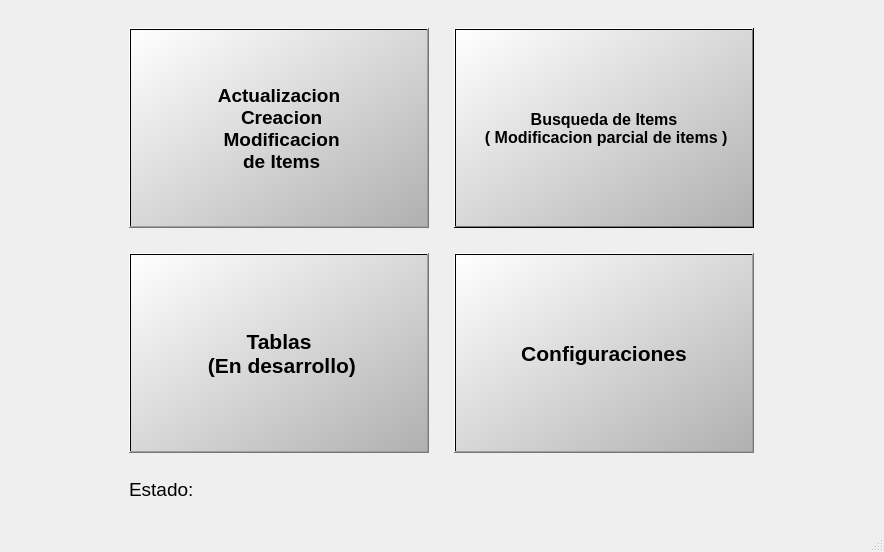
<?xml version="1.0" encoding="UTF-8"?>
<ui version="4.0">
 <class>MainWindow</class>
 <widget class="QMainWindow" name="MainWindow">
  <property name="geometry">
   <rect>
    <x>0</x>
    <y>0</y>
    <width>884</width>
    <height>552</height>
   </rect>
  </property>
  <property name="windowTitle">
   <string>MainWindow</string>
  </property>
  <property name="layoutDirection">
   <enum>Qt::LeftToRight</enum>
  </property>
  <widget class="QWidget" name="centralwidget">
   <layout class="QGridLayout" name="gridLayout">
    <item row="1" column="0">
     <layout class="QGridLayout" name="gridLayout_MenuPrincipa">
      <property name="sizeConstraint">
       <enum>QLayout::SetDefaultConstraint</enum>
      </property>
      <property name="spacing">
       <number>25</number>
      </property>
      <item row="1" column="0">
       <widget class="QPushButton" name="Boton_Tablas">
        <property name="sizePolicy">
         <sizepolicy hsizetype="Minimum" vsizetype="Maximum">
          <horstretch>0</horstretch>
          <verstretch>0</verstretch>
         </sizepolicy>
        </property>
        <property name="maximumSize">
         <size>
          <width>300</width>
          <height>200</height>
         </size>
        </property>
        <property name="palette">
         <palette>
          <active>
           <colorrole role="Button">
            <brush brushstyle="LinearGradientPattern">
             <gradient startx="1.000000000000000" starty="1.000000000000000" endx="0.000000000000000" endy="0.000000000000000" type="LinearGradient" spread="PadSpread" coordinatemode="ObjectBoundingMode">
              <gradientstop position="0.000000000000000">
               <color alpha="255">
                <red>176</red>
                <green>176</green>
                <blue>176</blue>
               </color>
              </gradientstop>
              <gradientstop position="1.000000000000000">
               <color alpha="255">
                <red>255</red>
                <green>255</green>
                <blue>255</blue>
               </color>
              </gradientstop>
             </gradient>
            </brush>
           </colorrole>
           <colorrole role="Base">
            <brush brushstyle="LinearGradientPattern">
             <gradient startx="1.000000000000000" starty="1.000000000000000" endx="0.000000000000000" endy="0.000000000000000" type="LinearGradient" spread="PadSpread" coordinatemode="ObjectBoundingMode">
              <gradientstop position="0.000000000000000">
               <color alpha="255">
                <red>176</red>
                <green>176</green>
                <blue>176</blue>
               </color>
              </gradientstop>
              <gradientstop position="1.000000000000000">
               <color alpha="255">
                <red>255</red>
                <green>255</green>
                <blue>255</blue>
               </color>
              </gradientstop>
             </gradient>
            </brush>
           </colorrole>
           <colorrole role="Window">
            <brush brushstyle="LinearGradientPattern">
             <gradient startx="1.000000000000000" starty="1.000000000000000" endx="0.000000000000000" endy="0.000000000000000" type="LinearGradient" spread="PadSpread" coordinatemode="ObjectBoundingMode">
              <gradientstop position="0.000000000000000">
               <color alpha="255">
                <red>176</red>
                <green>176</green>
                <blue>176</blue>
               </color>
              </gradientstop>
              <gradientstop position="1.000000000000000">
               <color alpha="255">
                <red>255</red>
                <green>255</green>
                <blue>255</blue>
               </color>
              </gradientstop>
             </gradient>
            </brush>
           </colorrole>
          </active>
          <inactive>
           <colorrole role="Button">
            <brush brushstyle="LinearGradientPattern">
             <gradient startx="1.000000000000000" starty="1.000000000000000" endx="0.000000000000000" endy="0.000000000000000" type="LinearGradient" spread="PadSpread" coordinatemode="ObjectBoundingMode">
              <gradientstop position="0.000000000000000">
               <color alpha="255">
                <red>176</red>
                <green>176</green>
                <blue>176</blue>
               </color>
              </gradientstop>
              <gradientstop position="1.000000000000000">
               <color alpha="255">
                <red>255</red>
                <green>255</green>
                <blue>255</blue>
               </color>
              </gradientstop>
             </gradient>
            </brush>
           </colorrole>
           <colorrole role="Base">
            <brush brushstyle="LinearGradientPattern">
             <gradient startx="1.000000000000000" starty="1.000000000000000" endx="0.000000000000000" endy="0.000000000000000" type="LinearGradient" spread="PadSpread" coordinatemode="ObjectBoundingMode">
              <gradientstop position="0.000000000000000">
               <color alpha="255">
                <red>176</red>
                <green>176</green>
                <blue>176</blue>
               </color>
              </gradientstop>
              <gradientstop position="1.000000000000000">
               <color alpha="255">
                <red>255</red>
                <green>255</green>
                <blue>255</blue>
               </color>
              </gradientstop>
             </gradient>
            </brush>
           </colorrole>
           <colorrole role="Window">
            <brush brushstyle="LinearGradientPattern">
             <gradient startx="1.000000000000000" starty="1.000000000000000" endx="0.000000000000000" endy="0.000000000000000" type="LinearGradient" spread="PadSpread" coordinatemode="ObjectBoundingMode">
              <gradientstop position="0.000000000000000">
               <color alpha="255">
                <red>176</red>
                <green>176</green>
                <blue>176</blue>
               </color>
              </gradientstop>
              <gradientstop position="1.000000000000000">
               <color alpha="255">
                <red>255</red>
                <green>255</green>
                <blue>255</blue>
               </color>
              </gradientstop>
             </gradient>
            </brush>
           </colorrole>
          </inactive>
          <disabled>
           <colorrole role="Button">
            <brush brushstyle="LinearGradientPattern">
             <gradient startx="1.000000000000000" starty="1.000000000000000" endx="0.000000000000000" endy="0.000000000000000" type="LinearGradient" spread="PadSpread" coordinatemode="ObjectBoundingMode">
              <gradientstop position="0.000000000000000">
               <color alpha="255">
                <red>176</red>
                <green>176</green>
                <blue>176</blue>
               </color>
              </gradientstop>
              <gradientstop position="1.000000000000000">
               <color alpha="255">
                <red>255</red>
                <green>255</green>
                <blue>255</blue>
               </color>
              </gradientstop>
             </gradient>
            </brush>
           </colorrole>
           <colorrole role="Base">
            <brush brushstyle="LinearGradientPattern">
             <gradient startx="1.000000000000000" starty="1.000000000000000" endx="0.000000000000000" endy="0.000000000000000" type="LinearGradient" spread="PadSpread" coordinatemode="ObjectBoundingMode">
              <gradientstop position="0.000000000000000">
               <color alpha="255">
                <red>176</red>
                <green>176</green>
                <blue>176</blue>
               </color>
              </gradientstop>
              <gradientstop position="1.000000000000000">
               <color alpha="255">
                <red>255</red>
                <green>255</green>
                <blue>255</blue>
               </color>
              </gradientstop>
             </gradient>
            </brush>
           </colorrole>
           <colorrole role="Window">
            <brush brushstyle="LinearGradientPattern">
             <gradient startx="1.000000000000000" starty="1.000000000000000" endx="0.000000000000000" endy="0.000000000000000" type="LinearGradient" spread="PadSpread" coordinatemode="ObjectBoundingMode">
              <gradientstop position="0.000000000000000">
               <color alpha="255">
                <red>176</red>
                <green>176</green>
                <blue>176</blue>
               </color>
              </gradientstop>
              <gradientstop position="1.000000000000000">
               <color alpha="255">
                <red>255</red>
                <green>255</green>
                <blue>255</blue>
               </color>
              </gradientstop>
             </gradient>
            </brush>
           </colorrole>
          </disabled>
         </palette>
        </property>
        <property name="font">
         <font>
          <pointsize>16</pointsize>
          <weight>75</weight>
          <bold>true</bold>
         </font>
        </property>
        <property name="cursor">
         <cursorShape>PointingHandCursor</cursorShape>
        </property>
        <property name="focusPolicy">
         <enum>Qt::StrongFocus</enum>
        </property>
        <property name="autoFillBackground">
         <bool>false</bool>
        </property>
        <property name="styleSheet">
         <string notr="true">background-color: qlineargradient(spread:pad, x1:1, y1:1, x2:0, y2:0, stop:0 rgba(176, 176, 176, 255), stop:1 rgba(255, 255, 255, 255));
border-color: rgb(0, 0, 0);</string>
        </property>
        <property name="text">
         <string>Tablas 
 (En desarrollo)</string>
        </property>
       </widget>
      </item>
      <item row="1" column="1">
       <widget class="QPushButton" name="Boton_Config">
        <property name="sizePolicy">
         <sizepolicy hsizetype="Minimum" vsizetype="Maximum">
          <horstretch>0</horstretch>
          <verstretch>0</verstretch>
         </sizepolicy>
        </property>
        <property name="maximumSize">
         <size>
          <width>300</width>
          <height>200</height>
         </size>
        </property>
        <property name="palette">
         <palette>
          <active>
           <colorrole role="Button">
            <brush brushstyle="LinearGradientPattern">
             <gradient startx="1.000000000000000" starty="1.000000000000000" endx="0.000000000000000" endy="0.000000000000000" type="LinearGradient" spread="PadSpread" coordinatemode="ObjectBoundingMode">
              <gradientstop position="0.000000000000000">
               <color alpha="255">
                <red>176</red>
                <green>176</green>
                <blue>176</blue>
               </color>
              </gradientstop>
              <gradientstop position="1.000000000000000">
               <color alpha="255">
                <red>255</red>
                <green>255</green>
                <blue>255</blue>
               </color>
              </gradientstop>
             </gradient>
            </brush>
           </colorrole>
           <colorrole role="Base">
            <brush brushstyle="LinearGradientPattern">
             <gradient startx="1.000000000000000" starty="1.000000000000000" endx="0.000000000000000" endy="0.000000000000000" type="LinearGradient" spread="PadSpread" coordinatemode="ObjectBoundingMode">
              <gradientstop position="0.000000000000000">
               <color alpha="255">
                <red>176</red>
                <green>176</green>
                <blue>176</blue>
               </color>
              </gradientstop>
              <gradientstop position="1.000000000000000">
               <color alpha="255">
                <red>255</red>
                <green>255</green>
                <blue>255</blue>
               </color>
              </gradientstop>
             </gradient>
            </brush>
           </colorrole>
           <colorrole role="Window">
            <brush brushstyle="LinearGradientPattern">
             <gradient startx="1.000000000000000" starty="1.000000000000000" endx="0.000000000000000" endy="0.000000000000000" type="LinearGradient" spread="PadSpread" coordinatemode="ObjectBoundingMode">
              <gradientstop position="0.000000000000000">
               <color alpha="255">
                <red>176</red>
                <green>176</green>
                <blue>176</blue>
               </color>
              </gradientstop>
              <gradientstop position="1.000000000000000">
               <color alpha="255">
                <red>255</red>
                <green>255</green>
                <blue>255</blue>
               </color>
              </gradientstop>
             </gradient>
            </brush>
           </colorrole>
          </active>
          <inactive>
           <colorrole role="Button">
            <brush brushstyle="LinearGradientPattern">
             <gradient startx="1.000000000000000" starty="1.000000000000000" endx="0.000000000000000" endy="0.000000000000000" type="LinearGradient" spread="PadSpread" coordinatemode="ObjectBoundingMode">
              <gradientstop position="0.000000000000000">
               <color alpha="255">
                <red>176</red>
                <green>176</green>
                <blue>176</blue>
               </color>
              </gradientstop>
              <gradientstop position="1.000000000000000">
               <color alpha="255">
                <red>255</red>
                <green>255</green>
                <blue>255</blue>
               </color>
              </gradientstop>
             </gradient>
            </brush>
           </colorrole>
           <colorrole role="Base">
            <brush brushstyle="LinearGradientPattern">
             <gradient startx="1.000000000000000" starty="1.000000000000000" endx="0.000000000000000" endy="0.000000000000000" type="LinearGradient" spread="PadSpread" coordinatemode="ObjectBoundingMode">
              <gradientstop position="0.000000000000000">
               <color alpha="255">
                <red>176</red>
                <green>176</green>
                <blue>176</blue>
               </color>
              </gradientstop>
              <gradientstop position="1.000000000000000">
               <color alpha="255">
                <red>255</red>
                <green>255</green>
                <blue>255</blue>
               </color>
              </gradientstop>
             </gradient>
            </brush>
           </colorrole>
           <colorrole role="Window">
            <brush brushstyle="LinearGradientPattern">
             <gradient startx="1.000000000000000" starty="1.000000000000000" endx="0.000000000000000" endy="0.000000000000000" type="LinearGradient" spread="PadSpread" coordinatemode="ObjectBoundingMode">
              <gradientstop position="0.000000000000000">
               <color alpha="255">
                <red>176</red>
                <green>176</green>
                <blue>176</blue>
               </color>
              </gradientstop>
              <gradientstop position="1.000000000000000">
               <color alpha="255">
                <red>255</red>
                <green>255</green>
                <blue>255</blue>
               </color>
              </gradientstop>
             </gradient>
            </brush>
           </colorrole>
          </inactive>
          <disabled>
           <colorrole role="Button">
            <brush brushstyle="LinearGradientPattern">
             <gradient startx="1.000000000000000" starty="1.000000000000000" endx="0.000000000000000" endy="0.000000000000000" type="LinearGradient" spread="PadSpread" coordinatemode="ObjectBoundingMode">
              <gradientstop position="0.000000000000000">
               <color alpha="255">
                <red>176</red>
                <green>176</green>
                <blue>176</blue>
               </color>
              </gradientstop>
              <gradientstop position="1.000000000000000">
               <color alpha="255">
                <red>255</red>
                <green>255</green>
                <blue>255</blue>
               </color>
              </gradientstop>
             </gradient>
            </brush>
           </colorrole>
           <colorrole role="Base">
            <brush brushstyle="LinearGradientPattern">
             <gradient startx="1.000000000000000" starty="1.000000000000000" endx="0.000000000000000" endy="0.000000000000000" type="LinearGradient" spread="PadSpread" coordinatemode="ObjectBoundingMode">
              <gradientstop position="0.000000000000000">
               <color alpha="255">
                <red>176</red>
                <green>176</green>
                <blue>176</blue>
               </color>
              </gradientstop>
              <gradientstop position="1.000000000000000">
               <color alpha="255">
                <red>255</red>
                <green>255</green>
                <blue>255</blue>
               </color>
              </gradientstop>
             </gradient>
            </brush>
           </colorrole>
           <colorrole role="Window">
            <brush brushstyle="LinearGradientPattern">
             <gradient startx="1.000000000000000" starty="1.000000000000000" endx="0.000000000000000" endy="0.000000000000000" type="LinearGradient" spread="PadSpread" coordinatemode="ObjectBoundingMode">
              <gradientstop position="0.000000000000000">
               <color alpha="255">
                <red>176</red>
                <green>176</green>
                <blue>176</blue>
               </color>
              </gradientstop>
              <gradientstop position="1.000000000000000">
               <color alpha="255">
                <red>255</red>
                <green>255</green>
                <blue>255</blue>
               </color>
              </gradientstop>
             </gradient>
            </brush>
           </colorrole>
          </disabled>
         </palette>
        </property>
        <property name="font">
         <font>
          <pointsize>16</pointsize>
          <weight>75</weight>
          <bold>true</bold>
         </font>
        </property>
        <property name="cursor">
         <cursorShape>PointingHandCursor</cursorShape>
        </property>
        <property name="focusPolicy">
         <enum>Qt::StrongFocus</enum>
        </property>
        <property name="autoFillBackground">
         <bool>false</bool>
        </property>
        <property name="styleSheet">
         <string notr="true">background-color: qlineargradient(spread:pad, x1:1, y1:1, x2:0, y2:0, stop:0 rgba(176, 176, 176, 255), stop:1 rgba(255, 255, 255, 255));
border-color: rgb(0, 0, 0);</string>
        </property>
        <property name="text">
         <string>Configuraciones</string>
        </property>
       </widget>
      </item>
      <item row="0" column="1">
       <widget class="QPushButton" name="Boton_Buscar">
        <property name="sizePolicy">
         <sizepolicy hsizetype="Minimum" vsizetype="Maximum">
          <horstretch>0</horstretch>
          <verstretch>0</verstretch>
         </sizepolicy>
        </property>
        <property name="maximumSize">
         <size>
          <width>300</width>
          <height>200</height>
         </size>
        </property>
        <property name="palette">
         <palette>
          <active>
           <colorrole role="WindowText">
            <brush brushstyle="SolidPattern">
             <color alpha="255">
              <red>0</red>
              <green>0</green>
              <blue>0</blue>
             </color>
            </brush>
           </colorrole>
           <colorrole role="Button">
            <brush brushstyle="LinearGradientPattern">
             <gradient startx="1.000000000000000" starty="1.000000000000000" endx="0.000000000000000" endy="0.000000000000000" type="LinearGradient" spread="PadSpread" coordinatemode="ObjectBoundingMode">
              <gradientstop position="0.000000000000000">
               <color alpha="255">
                <red>176</red>
                <green>176</green>
                <blue>176</blue>
               </color>
              </gradientstop>
              <gradientstop position="1.000000000000000">
               <color alpha="255">
                <red>255</red>
                <green>255</green>
                <blue>255</blue>
               </color>
              </gradientstop>
             </gradient>
            </brush>
           </colorrole>
           <colorrole role="Light">
            <brush brushstyle="SolidPattern">
             <color alpha="255">
              <red>255</red>
              <green>255</green>
              <blue>255</blue>
             </color>
            </brush>
           </colorrole>
           <colorrole role="Midlight">
            <brush brushstyle="SolidPattern">
             <color alpha="255">
              <red>247</red>
              <green>247</green>
              <blue>247</blue>
             </color>
            </brush>
           </colorrole>
           <colorrole role="Dark">
            <brush brushstyle="SolidPattern">
             <color alpha="255">
              <red>120</red>
              <green>120</green>
              <blue>120</blue>
             </color>
            </brush>
           </colorrole>
           <colorrole role="Mid">
            <brush brushstyle="SolidPattern">
             <color alpha="255">
              <red>160</red>
              <green>160</green>
              <blue>160</blue>
             </color>
            </brush>
           </colorrole>
           <colorrole role="Text">
            <brush brushstyle="SolidPattern">
             <color alpha="255">
              <red>0</red>
              <green>0</green>
              <blue>0</blue>
             </color>
            </brush>
           </colorrole>
           <colorrole role="BrightText">
            <brush brushstyle="SolidPattern">
             <color alpha="255">
              <red>255</red>
              <green>255</green>
              <blue>255</blue>
             </color>
            </brush>
           </colorrole>
           <colorrole role="ButtonText">
            <brush brushstyle="SolidPattern">
             <color alpha="255">
              <red>0</red>
              <green>0</green>
              <blue>0</blue>
             </color>
            </brush>
           </colorrole>
           <colorrole role="Base">
            <brush brushstyle="LinearGradientPattern">
             <gradient startx="1.000000000000000" starty="1.000000000000000" endx="0.000000000000000" endy="0.000000000000000" type="LinearGradient" spread="PadSpread" coordinatemode="ObjectBoundingMode">
              <gradientstop position="0.000000000000000">
               <color alpha="255">
                <red>176</red>
                <green>176</green>
                <blue>176</blue>
               </color>
              </gradientstop>
              <gradientstop position="1.000000000000000">
               <color alpha="255">
                <red>255</red>
                <green>255</green>
                <blue>255</blue>
               </color>
              </gradientstop>
             </gradient>
            </brush>
           </colorrole>
           <colorrole role="Window">
            <brush brushstyle="LinearGradientPattern">
             <gradient startx="1.000000000000000" starty="1.000000000000000" endx="0.000000000000000" endy="0.000000000000000" type="LinearGradient" spread="PadSpread" coordinatemode="ObjectBoundingMode">
              <gradientstop position="0.000000000000000">
               <color alpha="255">
                <red>176</red>
                <green>176</green>
                <blue>176</blue>
               </color>
              </gradientstop>
              <gradientstop position="1.000000000000000">
               <color alpha="255">
                <red>255</red>
                <green>255</green>
                <blue>255</blue>
               </color>
              </gradientstop>
             </gradient>
            </brush>
           </colorrole>
           <colorrole role="Shadow">
            <brush brushstyle="SolidPattern">
             <color alpha="255">
              <red>0</red>
              <green>0</green>
              <blue>0</blue>
             </color>
            </brush>
           </colorrole>
           <colorrole role="Highlight">
            <brush brushstyle="SolidPattern">
             <color alpha="255">
              <red>204</red>
              <green>204</green>
              <blue>204</blue>
             </color>
            </brush>
           </colorrole>
           <colorrole role="AlternateBase">
            <brush brushstyle="SolidPattern">
             <color alpha="255">
              <red>247</red>
              <green>247</green>
              <blue>247</blue>
             </color>
            </brush>
           </colorrole>
           <colorrole role="ToolTipBase">
            <brush brushstyle="SolidPattern">
             <color alpha="255">
              <red>255</red>
              <green>255</green>
              <blue>220</blue>
             </color>
            </brush>
           </colorrole>
           <colorrole role="ToolTipText">
            <brush brushstyle="SolidPattern">
             <color alpha="255">
              <red>0</red>
              <green>0</green>
              <blue>0</blue>
             </color>
            </brush>
           </colorrole>
          </active>
          <inactive>
           <colorrole role="WindowText">
            <brush brushstyle="SolidPattern">
             <color alpha="255">
              <red>0</red>
              <green>0</green>
              <blue>0</blue>
             </color>
            </brush>
           </colorrole>
           <colorrole role="Button">
            <brush brushstyle="LinearGradientPattern">
             <gradient startx="1.000000000000000" starty="1.000000000000000" endx="0.000000000000000" endy="0.000000000000000" type="LinearGradient" spread="PadSpread" coordinatemode="ObjectBoundingMode">
              <gradientstop position="0.000000000000000">
               <color alpha="255">
                <red>176</red>
                <green>176</green>
                <blue>176</blue>
               </color>
              </gradientstop>
              <gradientstop position="1.000000000000000">
               <color alpha="255">
                <red>255</red>
                <green>255</green>
                <blue>255</blue>
               </color>
              </gradientstop>
             </gradient>
            </brush>
           </colorrole>
           <colorrole role="Light">
            <brush brushstyle="SolidPattern">
             <color alpha="255">
              <red>255</red>
              <green>255</green>
              <blue>255</blue>
             </color>
            </brush>
           </colorrole>
           <colorrole role="Midlight">
            <brush brushstyle="SolidPattern">
             <color alpha="255">
              <red>247</red>
              <green>247</green>
              <blue>247</blue>
             </color>
            </brush>
           </colorrole>
           <colorrole role="Dark">
            <brush brushstyle="SolidPattern">
             <color alpha="255">
              <red>120</red>
              <green>120</green>
              <blue>120</blue>
             </color>
            </brush>
           </colorrole>
           <colorrole role="Mid">
            <brush brushstyle="SolidPattern">
             <color alpha="255">
              <red>160</red>
              <green>160</green>
              <blue>160</blue>
             </color>
            </brush>
           </colorrole>
           <colorrole role="Text">
            <brush brushstyle="SolidPattern">
             <color alpha="255">
              <red>0</red>
              <green>0</green>
              <blue>0</blue>
             </color>
            </brush>
           </colorrole>
           <colorrole role="BrightText">
            <brush brushstyle="SolidPattern">
             <color alpha="255">
              <red>255</red>
              <green>255</green>
              <blue>255</blue>
             </color>
            </brush>
           </colorrole>
           <colorrole role="ButtonText">
            <brush brushstyle="SolidPattern">
             <color alpha="255">
              <red>0</red>
              <green>0</green>
              <blue>0</blue>
             </color>
            </brush>
           </colorrole>
           <colorrole role="Base">
            <brush brushstyle="LinearGradientPattern">
             <gradient startx="1.000000000000000" starty="1.000000000000000" endx="0.000000000000000" endy="0.000000000000000" type="LinearGradient" spread="PadSpread" coordinatemode="ObjectBoundingMode">
              <gradientstop position="0.000000000000000">
               <color alpha="255">
                <red>176</red>
                <green>176</green>
                <blue>176</blue>
               </color>
              </gradientstop>
              <gradientstop position="1.000000000000000">
               <color alpha="255">
                <red>255</red>
                <green>255</green>
                <blue>255</blue>
               </color>
              </gradientstop>
             </gradient>
            </brush>
           </colorrole>
           <colorrole role="Window">
            <brush brushstyle="LinearGradientPattern">
             <gradient startx="1.000000000000000" starty="1.000000000000000" endx="0.000000000000000" endy="0.000000000000000" type="LinearGradient" spread="PadSpread" coordinatemode="ObjectBoundingMode">
              <gradientstop position="0.000000000000000">
               <color alpha="255">
                <red>176</red>
                <green>176</green>
                <blue>176</blue>
               </color>
              </gradientstop>
              <gradientstop position="1.000000000000000">
               <color alpha="255">
                <red>255</red>
                <green>255</green>
                <blue>255</blue>
               </color>
              </gradientstop>
             </gradient>
            </brush>
           </colorrole>
           <colorrole role="Shadow">
            <brush brushstyle="SolidPattern">
             <color alpha="255">
              <red>0</red>
              <green>0</green>
              <blue>0</blue>
             </color>
            </brush>
           </colorrole>
           <colorrole role="Highlight">
            <brush brushstyle="SolidPattern">
             <color alpha="255">
              <red>204</red>
              <green>204</green>
              <blue>204</blue>
             </color>
            </brush>
           </colorrole>
           <colorrole role="AlternateBase">
            <brush brushstyle="SolidPattern">
             <color alpha="255">
              <red>247</red>
              <green>247</green>
              <blue>247</blue>
             </color>
            </brush>
           </colorrole>
           <colorrole role="ToolTipBase">
            <brush brushstyle="SolidPattern">
             <color alpha="255">
              <red>255</red>
              <green>255</green>
              <blue>220</blue>
             </color>
            </brush>
           </colorrole>
           <colorrole role="ToolTipText">
            <brush brushstyle="SolidPattern">
             <color alpha="255">
              <red>0</red>
              <green>0</green>
              <blue>0</blue>
             </color>
            </brush>
           </colorrole>
          </inactive>
          <disabled>
           <colorrole role="WindowText">
            <brush brushstyle="SolidPattern">
             <color alpha="255">
              <red>120</red>
              <green>120</green>
              <blue>120</blue>
             </color>
            </brush>
           </colorrole>
           <colorrole role="Button">
            <brush brushstyle="LinearGradientPattern">
             <gradient startx="1.000000000000000" starty="1.000000000000000" endx="0.000000000000000" endy="0.000000000000000" type="LinearGradient" spread="PadSpread" coordinatemode="ObjectBoundingMode">
              <gradientstop position="0.000000000000000">
               <color alpha="255">
                <red>176</red>
                <green>176</green>
                <blue>176</blue>
               </color>
              </gradientstop>
              <gradientstop position="1.000000000000000">
               <color alpha="255">
                <red>255</red>
                <green>255</green>
                <blue>255</blue>
               </color>
              </gradientstop>
             </gradient>
            </brush>
           </colorrole>
           <colorrole role="Light">
            <brush brushstyle="SolidPattern">
             <color alpha="255">
              <red>255</red>
              <green>255</green>
              <blue>255</blue>
             </color>
            </brush>
           </colorrole>
           <colorrole role="Midlight">
            <brush brushstyle="SolidPattern">
             <color alpha="255">
              <red>247</red>
              <green>247</green>
              <blue>247</blue>
             </color>
            </brush>
           </colorrole>
           <colorrole role="Dark">
            <brush brushstyle="SolidPattern">
             <color alpha="255">
              <red>120</red>
              <green>120</green>
              <blue>120</blue>
             </color>
            </brush>
           </colorrole>
           <colorrole role="Mid">
            <brush brushstyle="SolidPattern">
             <color alpha="255">
              <red>160</red>
              <green>160</green>
              <blue>160</blue>
             </color>
            </brush>
           </colorrole>
           <colorrole role="Text">
            <brush brushstyle="SolidPattern">
             <color alpha="255">
              <red>120</red>
              <green>120</green>
              <blue>120</blue>
             </color>
            </brush>
           </colorrole>
           <colorrole role="BrightText">
            <brush brushstyle="SolidPattern">
             <color alpha="255">
              <red>255</red>
              <green>255</green>
              <blue>255</blue>
             </color>
            </brush>
           </colorrole>
           <colorrole role="ButtonText">
            <brush brushstyle="SolidPattern">
             <color alpha="255">
              <red>120</red>
              <green>120</green>
              <blue>120</blue>
             </color>
            </brush>
           </colorrole>
           <colorrole role="Base">
            <brush brushstyle="LinearGradientPattern">
             <gradient startx="1.000000000000000" starty="1.000000000000000" endx="0.000000000000000" endy="0.000000000000000" type="LinearGradient" spread="PadSpread" coordinatemode="ObjectBoundingMode">
              <gradientstop position="0.000000000000000">
               <color alpha="255">
                <red>176</red>
                <green>176</green>
                <blue>176</blue>
               </color>
              </gradientstop>
              <gradientstop position="1.000000000000000">
               <color alpha="255">
                <red>255</red>
                <green>255</green>
                <blue>255</blue>
               </color>
              </gradientstop>
             </gradient>
            </brush>
           </colorrole>
           <colorrole role="Window">
            <brush brushstyle="LinearGradientPattern">
             <gradient startx="1.000000000000000" starty="1.000000000000000" endx="0.000000000000000" endy="0.000000000000000" type="LinearGradient" spread="PadSpread" coordinatemode="ObjectBoundingMode">
              <gradientstop position="0.000000000000000">
               <color alpha="255">
                <red>176</red>
                <green>176</green>
                <blue>176</blue>
               </color>
              </gradientstop>
              <gradientstop position="1.000000000000000">
               <color alpha="255">
                <red>255</red>
                <green>255</green>
                <blue>255</blue>
               </color>
              </gradientstop>
             </gradient>
            </brush>
           </colorrole>
           <colorrole role="Shadow">
            <brush brushstyle="SolidPattern">
             <color alpha="255">
              <red>0</red>
              <green>0</green>
              <blue>0</blue>
             </color>
            </brush>
           </colorrole>
           <colorrole role="Highlight">
            <brush brushstyle="SolidPattern">
             <color alpha="255">
              <red>204</red>
              <green>204</green>
              <blue>204</blue>
             </color>
            </brush>
           </colorrole>
           <colorrole role="AlternateBase">
            <brush brushstyle="SolidPattern">
             <color alpha="255">
              <red>240</red>
              <green>240</green>
              <blue>240</blue>
             </color>
            </brush>
           </colorrole>
           <colorrole role="ToolTipBase">
            <brush brushstyle="SolidPattern">
             <color alpha="255">
              <red>255</red>
              <green>255</green>
              <blue>220</blue>
             </color>
            </brush>
           </colorrole>
           <colorrole role="ToolTipText">
            <brush brushstyle="SolidPattern">
             <color alpha="255">
              <red>0</red>
              <green>0</green>
              <blue>0</blue>
             </color>
            </brush>
           </colorrole>
          </disabled>
         </palette>
        </property>
        <property name="font">
         <font>
          <pointsize>12</pointsize>
          <weight>75</weight>
          <bold>true</bold>
         </font>
        </property>
        <property name="cursor">
         <cursorShape>PointingHandCursor</cursorShape>
        </property>
        <property name="focusPolicy">
         <enum>Qt::StrongFocus</enum>
        </property>
        <property name="autoFillBackground">
         <bool>false</bool>
        </property>
        <property name="styleSheet">
         <string notr="true">background-color: qlineargradient(spread:pad, x1:1, y1:1, x2:0, y2:0, stop:0 rgba(176, 176, 176, 255), stop:1 rgba(255, 255, 255, 255));
selection-background-color: rgb(204, 204, 204);
border-color: rgb(0, 0, 0);</string>
        </property>
        <property name="text">
         <string>Busqueda de Items
 ( Modificacion parcial de items )</string>
        </property>
       </widget>
      </item>
      <item row="0" column="0">
       <widget class="QPushButton" name="Boton_Ingreso">
        <property name="sizePolicy">
         <sizepolicy hsizetype="Minimum" vsizetype="Maximum">
          <horstretch>0</horstretch>
          <verstretch>0</verstretch>
         </sizepolicy>
        </property>
        <property name="maximumSize">
         <size>
          <width>300</width>
          <height>200</height>
         </size>
        </property>
        <property name="palette">
         <palette>
          <active>
           <colorrole role="Button">
            <brush brushstyle="LinearGradientPattern">
             <gradient startx="1.000000000000000" starty="1.000000000000000" endx="0.000000000000000" endy="0.000000000000000" type="LinearGradient" spread="PadSpread" coordinatemode="ObjectBoundingMode">
              <gradientstop position="0.000000000000000">
               <color alpha="255">
                <red>176</red>
                <green>176</green>
                <blue>176</blue>
               </color>
              </gradientstop>
              <gradientstop position="1.000000000000000">
               <color alpha="255">
                <red>255</red>
                <green>255</green>
                <blue>255</blue>
               </color>
              </gradientstop>
             </gradient>
            </brush>
           </colorrole>
           <colorrole role="Base">
            <brush brushstyle="LinearGradientPattern">
             <gradient startx="1.000000000000000" starty="1.000000000000000" endx="0.000000000000000" endy="0.000000000000000" type="LinearGradient" spread="PadSpread" coordinatemode="ObjectBoundingMode">
              <gradientstop position="0.000000000000000">
               <color alpha="255">
                <red>176</red>
                <green>176</green>
                <blue>176</blue>
               </color>
              </gradientstop>
              <gradientstop position="1.000000000000000">
               <color alpha="255">
                <red>255</red>
                <green>255</green>
                <blue>255</blue>
               </color>
              </gradientstop>
             </gradient>
            </brush>
           </colorrole>
           <colorrole role="Window">
            <brush brushstyle="LinearGradientPattern">
             <gradient startx="1.000000000000000" starty="1.000000000000000" endx="0.000000000000000" endy="0.000000000000000" type="LinearGradient" spread="PadSpread" coordinatemode="ObjectBoundingMode">
              <gradientstop position="0.000000000000000">
               <color alpha="255">
                <red>176</red>
                <green>176</green>
                <blue>176</blue>
               </color>
              </gradientstop>
              <gradientstop position="1.000000000000000">
               <color alpha="255">
                <red>255</red>
                <green>255</green>
                <blue>255</blue>
               </color>
              </gradientstop>
             </gradient>
            </brush>
           </colorrole>
          </active>
          <inactive>
           <colorrole role="Button">
            <brush brushstyle="LinearGradientPattern">
             <gradient startx="1.000000000000000" starty="1.000000000000000" endx="0.000000000000000" endy="0.000000000000000" type="LinearGradient" spread="PadSpread" coordinatemode="ObjectBoundingMode">
              <gradientstop position="0.000000000000000">
               <color alpha="255">
                <red>176</red>
                <green>176</green>
                <blue>176</blue>
               </color>
              </gradientstop>
              <gradientstop position="1.000000000000000">
               <color alpha="255">
                <red>255</red>
                <green>255</green>
                <blue>255</blue>
               </color>
              </gradientstop>
             </gradient>
            </brush>
           </colorrole>
           <colorrole role="Base">
            <brush brushstyle="LinearGradientPattern">
             <gradient startx="1.000000000000000" starty="1.000000000000000" endx="0.000000000000000" endy="0.000000000000000" type="LinearGradient" spread="PadSpread" coordinatemode="ObjectBoundingMode">
              <gradientstop position="0.000000000000000">
               <color alpha="255">
                <red>176</red>
                <green>176</green>
                <blue>176</blue>
               </color>
              </gradientstop>
              <gradientstop position="1.000000000000000">
               <color alpha="255">
                <red>255</red>
                <green>255</green>
                <blue>255</blue>
               </color>
              </gradientstop>
             </gradient>
            </brush>
           </colorrole>
           <colorrole role="Window">
            <brush brushstyle="LinearGradientPattern">
             <gradient startx="1.000000000000000" starty="1.000000000000000" endx="0.000000000000000" endy="0.000000000000000" type="LinearGradient" spread="PadSpread" coordinatemode="ObjectBoundingMode">
              <gradientstop position="0.000000000000000">
               <color alpha="255">
                <red>176</red>
                <green>176</green>
                <blue>176</blue>
               </color>
              </gradientstop>
              <gradientstop position="1.000000000000000">
               <color alpha="255">
                <red>255</red>
                <green>255</green>
                <blue>255</blue>
               </color>
              </gradientstop>
             </gradient>
            </brush>
           </colorrole>
          </inactive>
          <disabled>
           <colorrole role="Button">
            <brush brushstyle="LinearGradientPattern">
             <gradient startx="1.000000000000000" starty="1.000000000000000" endx="0.000000000000000" endy="0.000000000000000" type="LinearGradient" spread="PadSpread" coordinatemode="ObjectBoundingMode">
              <gradientstop position="0.000000000000000">
               <color alpha="255">
                <red>176</red>
                <green>176</green>
                <blue>176</blue>
               </color>
              </gradientstop>
              <gradientstop position="1.000000000000000">
               <color alpha="255">
                <red>255</red>
                <green>255</green>
                <blue>255</blue>
               </color>
              </gradientstop>
             </gradient>
            </brush>
           </colorrole>
           <colorrole role="Base">
            <brush brushstyle="LinearGradientPattern">
             <gradient startx="1.000000000000000" starty="1.000000000000000" endx="0.000000000000000" endy="0.000000000000000" type="LinearGradient" spread="PadSpread" coordinatemode="ObjectBoundingMode">
              <gradientstop position="0.000000000000000">
               <color alpha="255">
                <red>176</red>
                <green>176</green>
                <blue>176</blue>
               </color>
              </gradientstop>
              <gradientstop position="1.000000000000000">
               <color alpha="255">
                <red>255</red>
                <green>255</green>
                <blue>255</blue>
               </color>
              </gradientstop>
             </gradient>
            </brush>
           </colorrole>
           <colorrole role="Window">
            <brush brushstyle="LinearGradientPattern">
             <gradient startx="1.000000000000000" starty="1.000000000000000" endx="0.000000000000000" endy="0.000000000000000" type="LinearGradient" spread="PadSpread" coordinatemode="ObjectBoundingMode">
              <gradientstop position="0.000000000000000">
               <color alpha="255">
                <red>176</red>
                <green>176</green>
                <blue>176</blue>
               </color>
              </gradientstop>
              <gradientstop position="1.000000000000000">
               <color alpha="255">
                <red>255</red>
                <green>255</green>
                <blue>255</blue>
               </color>
              </gradientstop>
             </gradient>
            </brush>
           </colorrole>
          </disabled>
         </palette>
        </property>
        <property name="font">
         <font>
          <pointsize>14</pointsize>
          <weight>75</weight>
          <bold>true</bold>
         </font>
        </property>
        <property name="cursor">
         <cursorShape>PointingHandCursor</cursorShape>
        </property>
        <property name="focusPolicy">
         <enum>Qt::StrongFocus</enum>
        </property>
        <property name="autoFillBackground">
         <bool>false</bool>
        </property>
        <property name="styleSheet">
         <string notr="true">background-color: qlineargradient(spread:pad, x1:1, y1:1, x2:0, y2:0, stop:0 rgba(176, 176, 176, 255), stop:1 rgba(255, 255, 255, 255));
border-color: rgb(0, 0, 0);</string>
        </property>
        <property name="text">
         <string>Actualizacion 
 Creacion
 Modificacion 
 de Items</string>
        </property>
       </widget>
      </item>
      <item row="2" column="0">
       <widget class="QLabel" name="label">
        <property name="sizePolicy">
         <sizepolicy hsizetype="Preferred" vsizetype="Fixed">
          <horstretch>0</horstretch>
          <verstretch>0</verstretch>
         </sizepolicy>
        </property>
        <property name="font">
         <font>
          <pointsize>14</pointsize>
         </font>
        </property>
        <property name="text">
         <string>Estado: </string>
        </property>
        <property name="alignment">
         <set>Qt::AlignLeading|Qt::AlignLeft|Qt::AlignTop</set>
        </property>
       </widget>
      </item>
     </layout>
    </item>
   </layout>
  </widget>
  <widget class="QMenuBar" name="menubar">
   <property name="geometry">
    <rect>
     <x>0</x>
     <y>0</y>
     <width>884</width>
     <height>21</height>
    </rect>
   </property>
  </widget>
  <widget class="QStatusBar" name="statusbar"/>
 </widget>
 <resources/>
 <connections/>
</ui>
